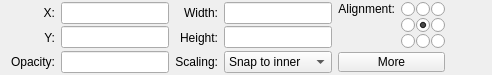
<?xml version="1.0" encoding="UTF-8"?>
<ui version="4.0">
 <class>LayerProperties</class>
 <widget class="QWidget" name="LayerProperties">
  <property name="geometry">
   <rect>
    <x>0</x>
    <y>0</y>
    <width>492</width>
    <height>68</height>
   </rect>
  </property>
  <layout class="QGridLayout" name="gridLayout_4" columnstretch="0,0,0,0,0,0,1">
   <property name="topMargin">
    <number>2</number>
   </property>
   <property name="bottomMargin">
    <number>2</number>
   </property>
   <property name="verticalSpacing">
    <number>2</number>
   </property>
   <item row="2" column="3">
    <widget class="QComboBox" name="scalingCombo">
     <property name="currentIndex">
      <number>2</number>
     </property>
     <item>
      <property name="text">
       <string>Actual size</string>
      </property>
     </item>
     <item>
      <property name="text">
       <string>Stretched</string>
      </property>
     </item>
     <item>
      <property name="text">
       <string>Snap to inner</string>
      </property>
     </item>
     <item>
      <property name="text">
       <string>Snap to outer</string>
      </property>
     </item>
    </widget>
   </item>
   <item row="2" column="2">
    <widget class="QLabel" name="scalingLbl">
     <property name="text">
      <string>Scaling:</string>
     </property>
     <property name="alignment">
      <set>Qt::AlignRight|Qt::AlignTrailing|Qt::AlignVCenter</set>
     </property>
     <property name="buddy">
      <cstring>scalingCombo</cstring>
     </property>
    </widget>
   </item>
   <item row="0" column="4">
    <widget class="QLabel" name="alignmentLbl">
     <property name="text">
      <string>Alignment:</string>
     </property>
     <property name="alignment">
      <set>Qt::AlignRight|Qt::AlignTop|Qt::AlignTrailing</set>
     </property>
    </widget>
   </item>
   <item row="0" column="3">
    <widget class="UnitLineEdit" name="widthEdit"/>
   </item>
   <item row="0" column="0">
    <widget class="QLabel" name="xLbl">
     <property name="text">
      <string>X:</string>
     </property>
     <property name="alignment">
      <set>Qt::AlignRight|Qt::AlignTrailing|Qt::AlignVCenter</set>
     </property>
     <property name="buddy">
      <cstring>xEdit</cstring>
     </property>
    </widget>
   </item>
   <item row="1" column="2">
    <widget class="QLabel" name="heightLbl">
     <property name="text">
      <string>Height:</string>
     </property>
     <property name="alignment">
      <set>Qt::AlignRight|Qt::AlignTrailing|Qt::AlignVCenter</set>
     </property>
     <property name="buddy">
      <cstring>heightEdit</cstring>
     </property>
    </widget>
   </item>
   <item row="0" column="1">
    <widget class="UnitLineEdit" name="xEdit"/>
   </item>
   <item row="1" column="0">
    <widget class="QLabel" name="yLbl">
     <property name="text">
      <string>Y:</string>
     </property>
     <property name="alignment">
      <set>Qt::AlignRight|Qt::AlignTrailing|Qt::AlignVCenter</set>
     </property>
     <property name="buddy">
      <cstring>yEdit</cstring>
     </property>
    </widget>
   </item>
   <item row="0" column="2">
    <widget class="QLabel" name="widthLbl">
     <property name="text">
      <string>Width:</string>
     </property>
     <property name="alignment">
      <set>Qt::AlignRight|Qt::AlignTrailing|Qt::AlignVCenter</set>
     </property>
     <property name="buddy">
      <cstring>widthEdit</cstring>
     </property>
    </widget>
   </item>
   <item row="1" column="1">
    <widget class="UnitLineEdit" name="yEdit"/>
   </item>
   <item row="1" column="3">
    <widget class="UnitLineEdit" name="heightEdit"/>
   </item>
   <item row="2" column="0">
    <widget class="QLabel" name="opacityLbl">
     <property name="text">
      <string>Opacity:</string>
     </property>
     <property name="alignment">
      <set>Qt::AlignRight|Qt::AlignTrailing|Qt::AlignVCenter</set>
     </property>
     <property name="buddy">
      <cstring>opacityEdit</cstring>
     </property>
    </widget>
   </item>
   <item row="2" column="1">
    <widget class="UnitLineEdit" name="opacityEdit"/>
   </item>
   <item row="2" column="4" colspan="2">
    <widget class="QPushButton" name="moreBtn">
     <property name="maximumSize">
      <size>
       <width>16777215</width>
       <height>20</height>
      </size>
     </property>
     <property name="text">
      <string>More</string>
     </property>
    </widget>
   </item>
   <item row="0" column="6">
    <spacer name="horizontalSpacer">
     <property name="orientation">
      <enum>Qt::Horizontal</enum>
     </property>
     <property name="sizeType">
      <enum>QSizePolicy::MinimumExpanding</enum>
     </property>
     <property name="sizeHint" stdset="0">
      <size>
       <width>0</width>
       <height>20</height>
      </size>
     </property>
    </spacer>
   </item>
   <item row="0" column="5" rowspan="2">
    <widget class="QWidget" name="widget_2" native="true">
     <property name="sizePolicy">
      <sizepolicy hsizetype="Minimum" vsizetype="Minimum">
       <horstretch>0</horstretch>
       <verstretch>0</verstretch>
      </sizepolicy>
     </property>
     <layout class="QGridLayout" name="gridLayout_3">
      <property name="leftMargin">
       <number>0</number>
      </property>
      <property name="topMargin">
       <number>0</number>
      </property>
      <property name="rightMargin">
       <number>0</number>
      </property>
      <property name="bottomMargin">
       <number>0</number>
      </property>
      <property name="spacing">
       <number>1</number>
      </property>
      <item row="0" column="2">
       <widget class="QRadioButton" name="alignTCBtn">
        <property name="sizePolicy">
         <sizepolicy hsizetype="Minimum" vsizetype="Minimum">
          <horstretch>0</horstretch>
          <verstretch>0</verstretch>
         </sizepolicy>
        </property>
        <property name="text">
         <string/>
        </property>
       </widget>
      </item>
      <item row="0" column="1">
       <widget class="QRadioButton" name="alignTLBtn">
        <property name="sizePolicy">
         <sizepolicy hsizetype="Minimum" vsizetype="Minimum">
          <horstretch>0</horstretch>
          <verstretch>0</verstretch>
         </sizepolicy>
        </property>
        <property name="text">
         <string/>
        </property>
        <property name="checked">
         <bool>false</bool>
        </property>
       </widget>
      </item>
      <item row="0" column="3">
       <widget class="QRadioButton" name="alignTRBtn">
        <property name="sizePolicy">
         <sizepolicy hsizetype="Minimum" vsizetype="Minimum">
          <horstretch>0</horstretch>
          <verstretch>0</verstretch>
         </sizepolicy>
        </property>
        <property name="text">
         <string/>
        </property>
       </widget>
      </item>
      <item row="1" column="1">
       <widget class="QRadioButton" name="alignMLBtn">
        <property name="sizePolicy">
         <sizepolicy hsizetype="Minimum" vsizetype="Minimum">
          <horstretch>0</horstretch>
          <verstretch>0</verstretch>
         </sizepolicy>
        </property>
        <property name="text">
         <string/>
        </property>
        <property name="checked">
         <bool>false</bool>
        </property>
       </widget>
      </item>
      <item row="1" column="2">
       <widget class="QRadioButton" name="alignMCBtn">
        <property name="sizePolicy">
         <sizepolicy hsizetype="Minimum" vsizetype="Minimum">
          <horstretch>0</horstretch>
          <verstretch>0</verstretch>
         </sizepolicy>
        </property>
        <property name="text">
         <string/>
        </property>
        <property name="checked">
         <bool>true</bool>
        </property>
       </widget>
      </item>
      <item row="1" column="3">
       <widget class="QRadioButton" name="alignMRBtn">
        <property name="sizePolicy">
         <sizepolicy hsizetype="Minimum" vsizetype="Minimum">
          <horstretch>0</horstretch>
          <verstretch>0</verstretch>
         </sizepolicy>
        </property>
        <property name="text">
         <string/>
        </property>
        <property name="checked">
         <bool>false</bool>
        </property>
       </widget>
      </item>
      <item row="2" column="1">
       <widget class="QRadioButton" name="alignBLBtn">
        <property name="sizePolicy">
         <sizepolicy hsizetype="Minimum" vsizetype="Minimum">
          <horstretch>0</horstretch>
          <verstretch>0</verstretch>
         </sizepolicy>
        </property>
        <property name="text">
         <string/>
        </property>
        <property name="checked">
         <bool>false</bool>
        </property>
       </widget>
      </item>
      <item row="2" column="2">
       <widget class="QRadioButton" name="alignBCBtn">
        <property name="sizePolicy">
         <sizepolicy hsizetype="Minimum" vsizetype="Minimum">
          <horstretch>0</horstretch>
          <verstretch>0</verstretch>
         </sizepolicy>
        </property>
        <property name="text">
         <string/>
        </property>
        <property name="checked">
         <bool>false</bool>
        </property>
       </widget>
      </item>
      <item row="2" column="3">
       <widget class="QRadioButton" name="alignBRBtn">
        <property name="sizePolicy">
         <sizepolicy hsizetype="Minimum" vsizetype="Minimum">
          <horstretch>0</horstretch>
          <verstretch>0</verstretch>
         </sizepolicy>
        </property>
        <property name="text">
         <string/>
        </property>
        <property name="checked">
         <bool>false</bool>
        </property>
       </widget>
      </item>
      <item row="3" column="2">
       <spacer name="verticalSpacer">
        <property name="orientation">
         <enum>Qt::Vertical</enum>
        </property>
        <property name="sizeHint" stdset="0">
         <size>
          <width>0</width>
          <height>0</height>
         </size>
        </property>
       </spacer>
      </item>
     </layout>
    </widget>
   </item>
  </layout>
 </widget>
 <customwidgets>
  <customwidget>
   <class>UnitLineEdit</class>
   <extends>QLineEdit</extends>
   <header>Widgets/unitlineedit.h</header>
  </customwidget>
 </customwidgets>
 <tabstops>
  <tabstop>xEdit</tabstop>
  <tabstop>yEdit</tabstop>
  <tabstop>opacityEdit</tabstop>
  <tabstop>widthEdit</tabstop>
  <tabstop>heightEdit</tabstop>
  <tabstop>scalingCombo</tabstop>
  <tabstop>alignTLBtn</tabstop>
  <tabstop>alignTCBtn</tabstop>
  <tabstop>alignTRBtn</tabstop>
  <tabstop>alignMLBtn</tabstop>
  <tabstop>alignMCBtn</tabstop>
  <tabstop>alignMRBtn</tabstop>
  <tabstop>alignBLBtn</tabstop>
  <tabstop>alignBCBtn</tabstop>
  <tabstop>alignBRBtn</tabstop>
  <tabstop>moreBtn</tabstop>
 </tabstops>
 <resources/>
 <connections/>
</ui>
